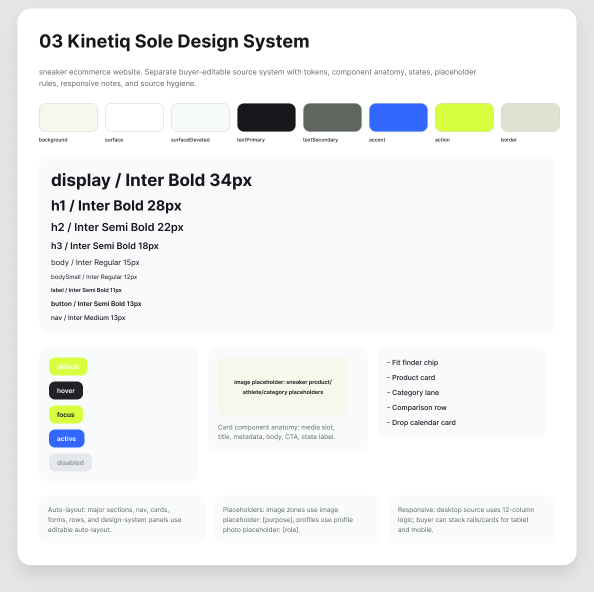
#> input picture .design-brain/builds/20260601-reference-led-website-template-pack/screenshots/kinetiq-design-system.png, 1188 x 1183 px (shown at 1/2 size)
$ python -i build_mindset_library.py   (imports and definitions only)
#> lines starting #> are read from the running program, lines starting #| are printed output that depends on the picture
#!/usr/bin/env python
"""Build an evidence-led website template designer mindset library.

This script is intentionally scoped to the learning folder. It writes proposed
learning artifacts only; it does not modify stable Brain Design rules.
"""

from __future__ import annotations

import json
import math
import re
import warnings
from collections import Counter, defaultdict
from dataclasses import dataclass
from datetime import datetime
from pathlib import Path
from statistics import mean
from typing import Any

from PIL import Image, ImageFilter, ImageStat


ROOT = Path(__file__).resolve().parents[3]
SOURCE_DIR = ROOT / "Template Website"
OUT_DIR = ROOT / ".design-brain" / "learning" / "template_website"

Image.MAX_IMAGE_PIXELS = None
# [3 lines not run here, left out]

IMAGE_EXTENSIONS = {".png", ".jpg", ".jpeg", ".webp"}

PRODUCT_TYPES = [
    "SaaS",
    "agency/studio",
    "corporate/business",
    "portfolio",
    "ecommerce",
    "dashboard/admin",
    "editorial/blog",
    "app landing",
    "finance/consulting",
    "real estate",
    "restaurant/food",
    "education/course",
    "medical/healthcare",
    "event/conference",
    "personal brand",
    "creative showcase",
    "service business",
    "full website kit",
    "one-page landing page",
    "unknown/needs review",
]

KEYWORDS: dict[str, list[str]] = {
    "SaaS": [
        "saas",
        "software",
        "ai saas",
        "ai platform",
        "platform website",
        "cyber security",
        "cybersecurity",
        "machine learning",
        "automation",
        "technology website",
        "artificial intelligance",
        "artificial intelligence",
        "analytics",
        "system website",
    ],
    "agency/studio": [
        "agency",
        "studio",
        "creative agency",
        "digital marketing",
        "marketing website",
        "branding",
        "design agency",
        "web agency",
        "creative studio",
    ],
    "corporate/business": [
        "corporate",
        "business",
        "company",
        "enterprise",
        "business information",
        "business analysis",
        "advisor",
    ],
    "portfolio": ["portfolio", "portofolio", "designer website", "works", "case study"],
    "ecommerce": [
        "ecommerce",
        "e-commerce",
        "store",
        "shop",
        "product page",
        "product website",
        "sneakers",
        "eyewear",
        "glasses",
        "outfit",
        "home decor",
        "cart",
        "checkout",
    ],
    "dashboard/admin": ["dashboard", "admin", "ui kit", "crm", "analytics dashboard", "management"],
    "editorial/blog": [
        "blog",
        "post",
        "news",
        "magazine",
        "article",
        "category",
        "newsletter",
        "video post",
        "audio post",
        "quote post",
        "gallery post",
    ],
    "app landing": ["app", "mobile app", "ios", "android", "download app", "smart app"],
    "finance/consulting": [
        "financial",
        "finance",
        "fintech",
        "consulting",
        "consultant",
        "advisor",
        "investment",
        "bank",
        "insurance",
    ],
    "real estate": ["real estate", "property", "realtor", "apartment", "housing", "rental"],
    "restaurant/food": [
        "restaurant",
        "food",
        "pizza",
        "pizzeria",
        "cafe",
        "caffe",
        "coffee",
        "drink",
        "gourment",
        "gourmet",
        "burger",
    ],
    "education/course": ["education", "course", "academy", "school", "learning", "lms", "university"],
    "medical/healthcare": [
        "health",
        "healthcare",
        "medical",
        "clinic",
        "doctor",
        "dental",
        "dentist",
        "wellness",
        "smart healthcare",
    ],
    "event/conference": [
        "event",
        "conference",
        "webinar",
        "festival",
        "wedding",
        "summit",
        "ticket",
    ],
    "personal brand": [
        "personal",
        "personal brand",
        "coach",
        "speaker",
        "influencer",
        "resume",
        "cv",
        "freelancer",
    ],
    "creative showcase": [
        "showcase",
        "metaverse",
        "architecture",
        "interior",
        "supercar",
        "car community",
        "fashion",
        "art",
        "music",
        "photography",
        "robotics",
    ],
    "service business": [
        "service",
        "travel",
        "hotel",
        "hospitality",
        "job career",
        "career",
        "legal",
        "law",
        "repair",
        "cleaning",
        "community",
        "architecture",
        "interior",
    ],
    "full website kit": [
        "home_",
        "home ",
        "about us",
        "contact",
        "menu sidebar",
        "demo",
        "category_",
        "features",
        "01_home",
        "02_home",
    ],
    "one-page landing page": [
        "landing page",
        "lead-generation",
        "lead generation",
        "squeeze",
        "waitlist",
        "campaign",
    ],
}

ASSET_HINTS = [
    "captcha",
    "card-",
    "cat -",
    "categories -",
    "carousels -",
    "contact - icon",
    "icon -",
    "img_",
    "businessman_",
    "shape",
    "element",
]


@dataclass
class ImageMetrics:
    width: int = 0
    height: int = 0
    aspect_ratio: float = 0.0
    orientation: str = "unknown"
    luminance_mean: float = 0.0
    luminance_std: float = 0.0
    dark_ratio: float = 0.0
    light_ratio: float = 0.0
    saturation_mean: float = 0.0
    colorfulness: float = 0.0
    edge_density: float = 0.0
    tone: str = "unknown"
    contrast: str = "unknown"
    color_mood: str = "unknown"
    density: str = "unknown"
    error: str | None = None


def now_stamp() -> str:
    return datetime.now().astimezone().strftime("%Y-%m-%d %H:%M:%S %Z%z")


# [5 lines left out: function normalize, not called in this run]


def rel(path: Path) -> str:
    return path.relative_to(ROOT).as_posix()


# [41 lines left out: functions files, is_asset_like, is_generic_page_preview, not called in this run]


def image_metrics(path: Path) -> ImageMetrics:
    metrics = ImageMetrics()
    try:
        with Image.open(path) as image:
#> image is the input picture: PIL image 1188x1183 RGBA; mean R, G, B, A 239.5, 241.3, 241.1, 255
            image = image.convert("RGB")
#> image: PIL image 1188x1183 RGB
            metrics.width, metrics.height = image.size
#> metrics.width = 1188; metrics.height = 1183
            metrics.aspect_ratio = round(metrics.height / metrics.width, 3) if metrics.width else 0.0
#> metrics.aspect_ratio = 0.996
            if metrics.aspect_ratio >= 2.4:
                metrics.orientation = "tall full-page preview"
            elif metrics.aspect_ratio >= 1.35:
                metrics.orientation = "portrait/webpage preview"
            elif metrics.aspect_ratio <= 0.75:
                metrics.orientation = "wide screen preview"
            else:
                metrics.orientation = "square or cropped preview"

            sample = image.copy()
            sample.thumbnail((220, 220))
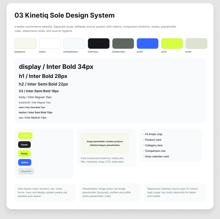
#> sample: PIL image 220x219 RGB; mean R, G, B 239.4, 241.2, 241
            gray = sample.convert("L")
            gray_stat = ImageStat.Stat(gray)
            metrics.luminance_mean = round(gray_stat.mean[0], 2)
#> metrics.luminance_mean = 240.8
            metrics.luminance_std = round(gray_stat.stddev[0], 2)
#> metrics.luminance_std = 30.63

            pixels = list(gray.getdata())
#> pixels = 48180 items
            total = max(1, len(pixels))
#> total = 48180
            metrics.dark_ratio = round(sum(1 for px in pixels if px < 70) / total, 4)
#> metrics.dark_ratio = 0.0064
            metrics.light_ratio = round(sum(1 for px in pixels if px > 210) / total, 4)
#> metrics.light_ratio = 0.936

            hsv = sample.convert("HSV")
#> hsv: PIL image 220x219 HSV; mean H, S, V 78.2, 5.7, 243.1
            sat = list(hsv.getchannel("S").getdata())
#> sat = 48180 items
            metrics.saturation_mean = round(mean(sat), 2) if sat else 0.0
#> metrics.saturation_mean = 5.69

            rgb_stat = ImageStat.Stat(sample)
            rg = rgb_stat.stddev[0] - rgb_stat.stddev[1]
#> rg = 1.95
            yb = 0.5 * (rgb_stat.stddev[0] + rgb_stat.stddev[1]) - rgb_stat.stddev[2]
#> yb = -1.17
            metrics.colorfulness = round(math.sqrt(rg * rg + yb * yb), 2)
#> metrics.colorfulness = 2.27

            edges = gray.filter(ImageFilter.FIND_EDGES)
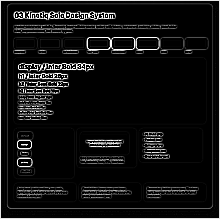
#> edges: PIL image 220x219 L; min 0, max 255, mean 19.5
            edge_values = list(edges.getdata())
#> edge_values = 48180 items
            metrics.edge_density = round(sum(1 for px in edge_values if px > 34) / max(1, len(edge_values)), 4)
#> metrics.edge_density = 0.131

            if metrics.dark_ratio > 0.48:
                metrics.tone = "dark-dominant"
            elif metrics.light_ratio > 0.46 or metrics.luminance_mean > 185:
                metrics.tone = "light-dominant"
            else:
                metrics.tone = "mixed-tone"

            if metrics.luminance_std >= 72:
                metrics.contrast = "high"
            elif metrics.luminance_std >= 45:
                metrics.contrast = "medium"
            else:
                metrics.contrast = "low"

            if metrics.saturation_mean >= 86 or metrics.colorfulness >= 28:
                metrics.color_mood = "vivid"
            elif metrics.saturation_mean >= 45 or metrics.colorfulness >= 15:
                metrics.color_mood = "moderate"
            else:
                metrics.color_mood = "muted"

            if metrics.edge_density >= 0.22:
                metrics.density = "dense"
            elif metrics.edge_density >= 0.11:
                metrics.density = "balanced"
            else:
                metrics.density = "spacious"
    except Exception as exc:  # noqa: BLE001 - keep ledger complete.
        metrics.error = str(exc)
    return metrics


# [40 lines left out: functions product_scores, classify, not called in this run]


PRODUCT_LOGIC: dict[str, dict[str, str]] = {
    "SaaS": {
        "belief": "the product is real, useful, low-risk, and worth trying",
        "prove": "clear product promise, visible interface or workflow proof, feature depth, pricing/demo path, trust or security cues",
        "opening": "promise plus product proof, usually before dense feature explanation",
        "trust": "logos, interface screenshots, security/reliability signals, testimonial/case cues",
        "density": "calm opener, denser product and workflow middle, simplified action close",
        "components": "hero, product preview, feature groups, workflow, integrations, proof, pricing/demo, FAQ",
        "failure": "generic hero/card/CTA pages that never prove the product exists",
    },
    "agency/studio": {
        "belief": "the team has taste, strategic judgment, and credible output",
        "prove": "work samples, service clarity, process, client proof, strong art direction",
        "opening": "identity-forward or portfolio-forward confidence",
        "trust": "case work, client logos, process clarity, testimonials",
        "density": "bold opening, curated proof density, quieter contact close",
        "components": "hero, services, portfolio/cases, process, clients, testimonial, contact",
        "failure": "pretty abstract visuals without proof of capability",
    },
    "corporate/business": {
        "belief": "the organization is stable, professional, and safe to contact",
        "prove": "service scope, values, metrics, team or authority, contact path",
        "opening": "clear category and value statement before detail",
        "trust": "metrics, team, process, recognizable service structure",
        "density": "calm trust-building surface, detail where service confidence matters",
        "components": "hero, service overview, metrics, about, process, testimonial, contact",
        "failure": "stock corporate sameness with no specific buyer confidence",
    },
    "portfolio": {
        "belief": "the creator has a distinct point of view and proven work",
        "prove": "selected projects, role/context, case outcomes, personal identity",
        "opening": "name or discipline plus visual proof",
        "trust": "project depth, recognitions, client context, case studies",
        "density": "expressive opener, gallery/work density, compact contact close",
        "components": "intro, selected work, case cards, about, awards, contact",
        "failure": "a gallery with no role, story, or credibility",
    },
    "ecommerce": {
        "belief": "the products are desirable, easy to browse, and safe to buy",
        "prove": "product imagery, categories, price/benefit cues, reviews, cart/checkout logic",
        "opening": "product desire or collection promise, then browse path",
        "trust": "reviews, product detail, shipping/support cues, secure checkout assumptions",
        "density": "visual product density balanced with simple purchase decisions",
        "components": "hero, categories, product grid, featured product, review, offer, cart/checkout pages",
        "failure": "decorative product shots without commerce states",
    },
    "dashboard/admin": {
        "belief": "the system makes complex work readable and controllable",
        "prove": "data hierarchy, filters, tables/charts, states, navigation logic",
        "opening": "operational overview before granular data",
        "trust": "clear hierarchy, predictable controls, error/empty/loading states",
        "density": "high density with strict grouping and calm chrome",
        "components": "sidebar/topbar, KPI cards, charts, tables, filters, state views",
        "failure": "decorative dashboards with fake hierarchy and unusable density",
    },
    "editorial/blog": {
        "belief": "the publication has content depth and readable rhythm",
        "prove": "featured stories, categories, post variants, author/date logic, newsletter path",
        "opening": "featured story or editorial identity before browsing",
        "trust": "consistent content taxonomy, author/date/category systems",
        "density": "headline emphasis, scan-friendly grids, quiet reading surfaces",
        "components": "featured post, category rail, post grid, article variants, newsletter, archive",
        "failure": "blog cards without editorial hierarchy or article system",
    },
    "app landing": {
        "belief": "the app solves one focused problem and is easy to adopt",
        "prove": "device/UI proof, benefits, steps, ratings, download CTA",
        "opening": "use-case promise plus app/device proof",
        "trust": "ratings, screenshots, feature walkthrough, platform badges",
        "density": "simple opener, explanatory steps, concise action close",
        "components": "hero, app preview, benefits, steps, testimonials, download CTA",
        "failure": "feature claims without interface or adoption proof",
    },
    "finance/consulting": {
        "belief": "the advisor is credible, careful, and outcome-oriented",
        "prove": "expertise, process, metrics, testimonials, compliance-like restraint",
        "opening": "calm authority and outcome promise",
        "trust": "credentials, statistics, client outcomes, process clarity",
        "density": "low visual noise, denser proof/process after confidence is established",
        "components": "hero, services, metrics, process, cases/testimonials, consultation CTA",
        "failure": "flashy finance visuals that reduce perceived trust",
    },
    "real estate": {
        "belief": "the property offer is tangible, searchable, and trustworthy",
        "prove": "property visuals, listing filters, location, agent/team, enquiry path",
        "opening": "aspirational property or location promise with search path",
        "trust": "listing data, agent credibility, location proof, testimonials",
        "density": "large visual proof, dense listing/search modules, simple enquiry close",
        "components": "hero/search, listings, property detail, neighborhood, agent, contact",
        "failure": "pretty property page with no search/listing logic",
    },
    "restaurant/food": {
        "belief": "the food looks desirable and ordering/reservation is easy",
        "prove": "food imagery, menu, location, reviews, booking/order CTA",
        "opening": "sensory product desire or venue identity",
        "trust": "reviews, menu clarity, hours/location, reservation path",
        "density": "image-rich opening, menu density, quiet practical info",
        "components": "hero, menu, specials, gallery, reviews, reservation/order, location",
        "failure": "food visuals without menu or conversion utility",
    },
    "education/course": {
        "belief": "the course improves a skill and is credible to join",
        "prove": "curriculum, instructor authority, outcomes, pricing/enrollment, testimonials",
        "opening": "learning outcome before curriculum depth",
        "trust": "instructor proof, lesson structure, student outcomes",
        "density": "simple promise, detailed curriculum, reassurance before enroll CTA",
        "components": "hero, curriculum, instructor, outcomes, pricing, testimonial, FAQ",
        "failure": "course page without curriculum or outcome proof",
    },
    "medical/healthcare": {
        "belief": "the care provider is safe, competent, and easy to reach",
        "prove": "services, providers, credentials, patient proof, appointment path",
        "opening": "calm reassurance plus care category",
        "trust": "doctor/team, certifications, patient testimonials, location/contact",
        "density": "soft calm surface, service detail only where reassurance matters",
        "components": "hero, services, provider cards, process, testimonials, appointment CTA",
        "failure": "medical page that feels decorative instead of reassuring",
    },
    "event/conference": {
        "belief": "the event is worth attending and logistically clear",
        "prove": "date/location, speakers, agenda, tickets, sponsor/social proof",
        "opening": "event identity plus date/action urgency",
        "trust": "speaker lineup, agenda, past/sponsor proof, venue clarity",
        "density": "bold opener, schedule/speaker density, direct ticket close",
        "components": "hero, speakers, agenda, venue, pricing/tickets, sponsors, FAQ",
        "failure": "event page with mood but no date, agenda, or ticket logic",
    },
    "personal brand": {
        "belief": "the person is credible, memorable, and worth following or hiring",
        "prove": "personal story, authority, content/work proof, social proof, contact/follow path",
        "opening": "name/personality plus authority cue",
        "trust": "bio, achievements, content, testimonials, social proof",
        "density": "personality in opener, proof clusters, simple relationship CTA",
        "components": "hero, about, proof/work/content, testimonials, offer/contact",
        "failure": "personal page with personality but no authority evidence",
    },
    "creative showcase": {
        "belief": "the visual concept is distinctive and worth exploring",
        "prove": "immersive imagery, expressive typography, curated details, project/product proof",
        "opening": "visual atmosphere or object-first impact",
        "trust": "craft consistency, detailed showcase, story/context",
        "density": "high contrast between cinematic moments and quiet detail sections",
        "components": "hero, gallery/showcase, story, specs/details, proof, action",
        "failure": "spectacle without usable structure or buyer adaptation logic",
    },
    "service business": {
        "belief": "the provider understands the need and is easy to contact",
        "prove": "service list, process, location/availability, reviews, booking/contact",
        "opening": "clear service promise plus local/category relevance",
        "trust": "reviews, process, before/after or portfolio, contact clarity",
        "density": "practical clarity first, supporting details in scannable clusters",
        "components": "hero, services, process, gallery/cases, testimonial, booking/contact",
        "failure": "service page that hides what is offered or how to act",
    },
    "full website kit": {
        "belief": "the buyer receives enough pages and states to adapt confidently",
        "prove": "multiple page previews, repeated navigation/system, content variants",
        "opening": "product completeness or page-system preview",
        "trust": "page depth, consistent components, reusable layouts",
        "density": "varies by page role; completeness matters more than one perfect homepage",
        "components": "home variants, about, contact, category, post/detail, utility states",
        "failure": "calling a single homepage a kit without page coverage",
    },
    "one-page landing page": {
        "belief": "the single offer is clear and worth acting on now",
        "prove": "focused promise, benefits, proof, objection handling, CTA repetition",
        "opening": "conversion promise with immediate action path",
        "trust": "social proof, offer detail, FAQs, risk reversal",
        "density": "tight conversion rhythm; no unnecessary page-system sprawl",
        "components": "hero, benefits, proof, offer/pricing, FAQ, CTA",
        "failure": "one-page template that feels like a trimmed full website without conversion logic",
    },
    "unknown/needs review": {
        "belief": "not enough reliable evidence",
        "prove": "manual review needed",
        "opening": "unknown",
        "trust": "unknown",
        "density": "unknown",
        "components": "unknown",
        "failure": "promoting weak evidence into rules",
    },
}


# [84 lines left out: functions metric_dict, observed_evidence, confidence, evidence_entry, confidence_reason, write_jsonl, not called in this run]


def pattern_id(value: str) -> str:
    return re.sub(r"[^a-z0-9]+", "-", value.lower()).strip("-")


# [506 lines left out: functions select_refs, build_patterns, product_card, depth_guidance, premium_details, markdown_list and 5 more, not called in this run]


# [2 lines not run here, left out]

>>> result = image_metrics('../../builds/20260601-reference-led-website-template-pack/screenshots/kinetiq-design-system.png')
